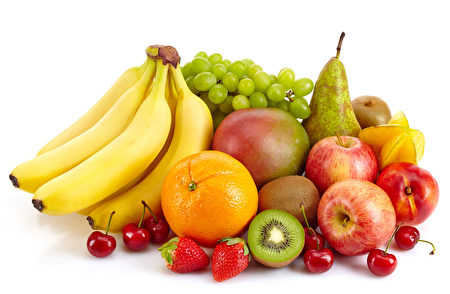
#> input picture data/fruits.jpg, 450 x 294 px
$ python 3_BGR_split.py
#> lines starting #> are read from the running program, lines starting #| are printed output that depends on the picture
# The code is shared on SDSC Github

import cv2 as cv
from matplotlib import pyplot as plt
import numpy as np

fruit = cv.imread('../data/fruits.jpg') # read the original data
#> fruit is the input picture: shape (294, 450, 3); mean B, G, R 147.7, 193.4, 226.5

# split the channels to B G R
B = fruit[:,:,0]
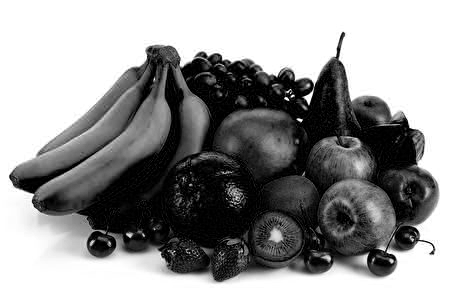
#> B: shape (294, 450); min 0, max 255, mean 147.7
G = fruit[:,:,1]
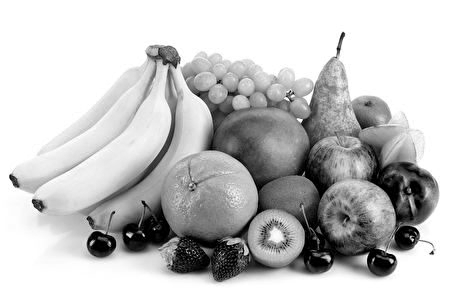
#> G: shape (294, 450); min 0, max 255, mean 193.4
R = fruit[:,:,2]
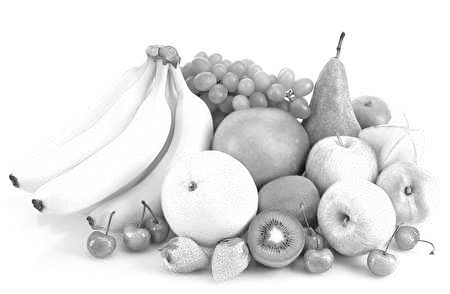
#> R: shape (294, 450); min 4, max 255, mean 226.5

plt.subplot(2, 3, 1) # create panel (2 rows and 3 columns) and locate to the first sub-figure
plt.imshow(B, cmap = 'gray') # define the color map
plt.title('Blue Channel') # title
plt.xticks([]) # remove x axis
plt.yticks([]) # remove y axis

plt.subplot(2, 3, 2)
plt.imshow(G, cmap = 'gray')
plt.title('Green Channel')
plt.xticks([])
plt.yticks([])

plt.subplot(2, 3, 3)
plt.imshow(R, cmap = 'gray')
plt.title('Red Channel')
plt.xticks([])
plt.yticks([])

plt.subplot(2, 3, 4)
B_RGB = np.zeros(fruit.shape, dtype = 'uint8')
B_RGB[:,:,2] = B
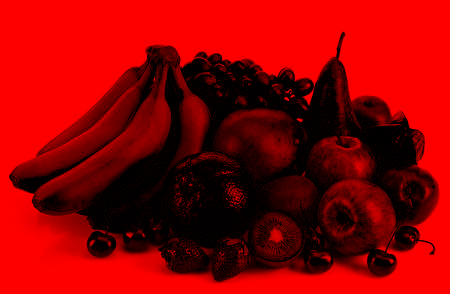
#> B_RGB: shape (294, 450, 3); mean of channels 0, 1, 2 0, 0, 147.7; drawn as B, G, R
plt.imshow(B_RGB)
plt.title('Blue RGB')
plt.xticks([])
plt.yticks([])

plt.subplot(2, 3, 5)
G_RGB = np.zeros(fruit.shape, dtype = 'uint8')
G_RGB[:,:,1] = G
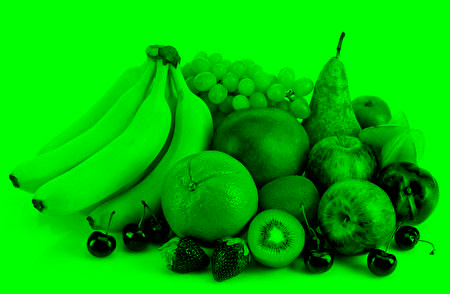
#> G_RGB: shape (294, 450, 3); mean of channels 0, 1, 2 0, 193.4, 0; drawn as B, G, R
plt.imshow(G_RGB)
plt.title('Green RGB')
plt.xticks([])
plt.yticks([])

plt.subplot(2, 3, 6)
R_RGB = np.zeros(fruit.shape, dtype = 'uint8')
R_RGB[:,:,0] = R
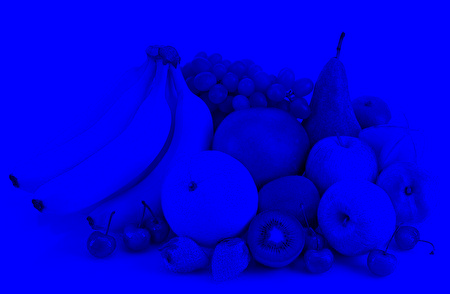
#> R_RGB: shape (294, 450, 3); mean of channels 0, 1, 2 226.5, 0, 0; drawn as B, G, R
plt.imshow(R_RGB)
plt.title('Red RGB')
plt.xticks([])
plt.yticks([])

$ run again, with data/1.jpg copied over data/fruits.jpg
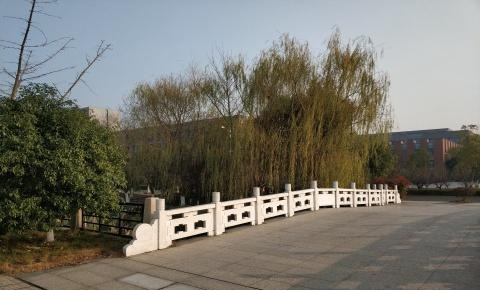
#> input picture data/1.jpg, 480 x 290 px
#> fruit is the input picture: shape (290, 480, 3); mean B, G, R 107.1, 116.1, 118.2
#> `G_RGB[:,:,1] = G`:
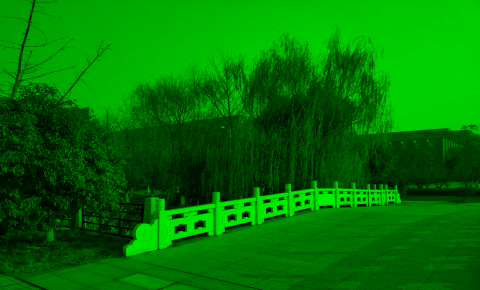
#> G_RGB: shape (290, 480, 3); mean of channels 0, 1, 2 0, 116.1, 0; drawn as B, G, R
#> `R_RGB[:,:,0] = R`:
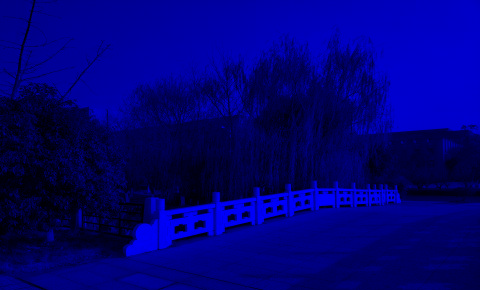
#> R_RGB: shape (290, 480, 3); mean of channels 0, 1, 2 118.2, 0, 0; drawn as B, G, R

$ run again, with data/2.jpg copied over data/fruits.jpg
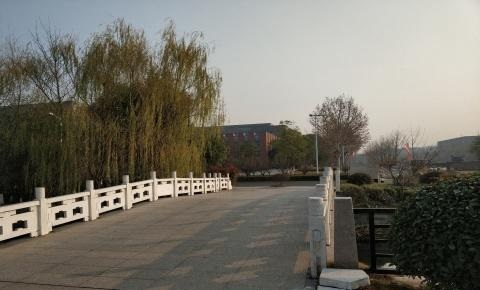
#> input picture data/2.jpg, 480 x 290 px
#> fruit is the input picture: shape (290, 480, 3); mean B, G, R 103.3, 113.1, 116.3
#> `G_RGB[:,:,1] = G`:
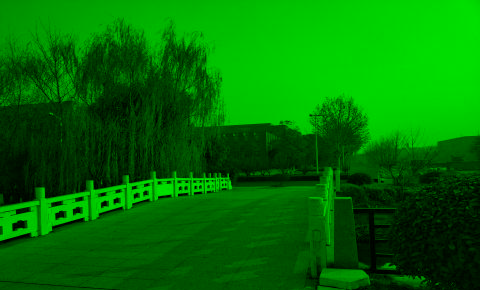
#> G_RGB: shape (290, 480, 3); mean of channels 0, 1, 2 0, 113.1, 0; drawn as B, G, R
#> `R_RGB[:,:,0] = R`:
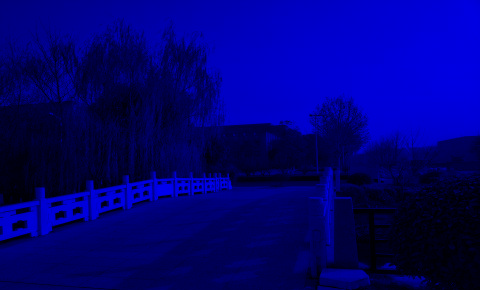
#> R_RGB: shape (290, 480, 3); mean of channels 0, 1, 2 116.3, 0, 0; drawn as B, G, R
